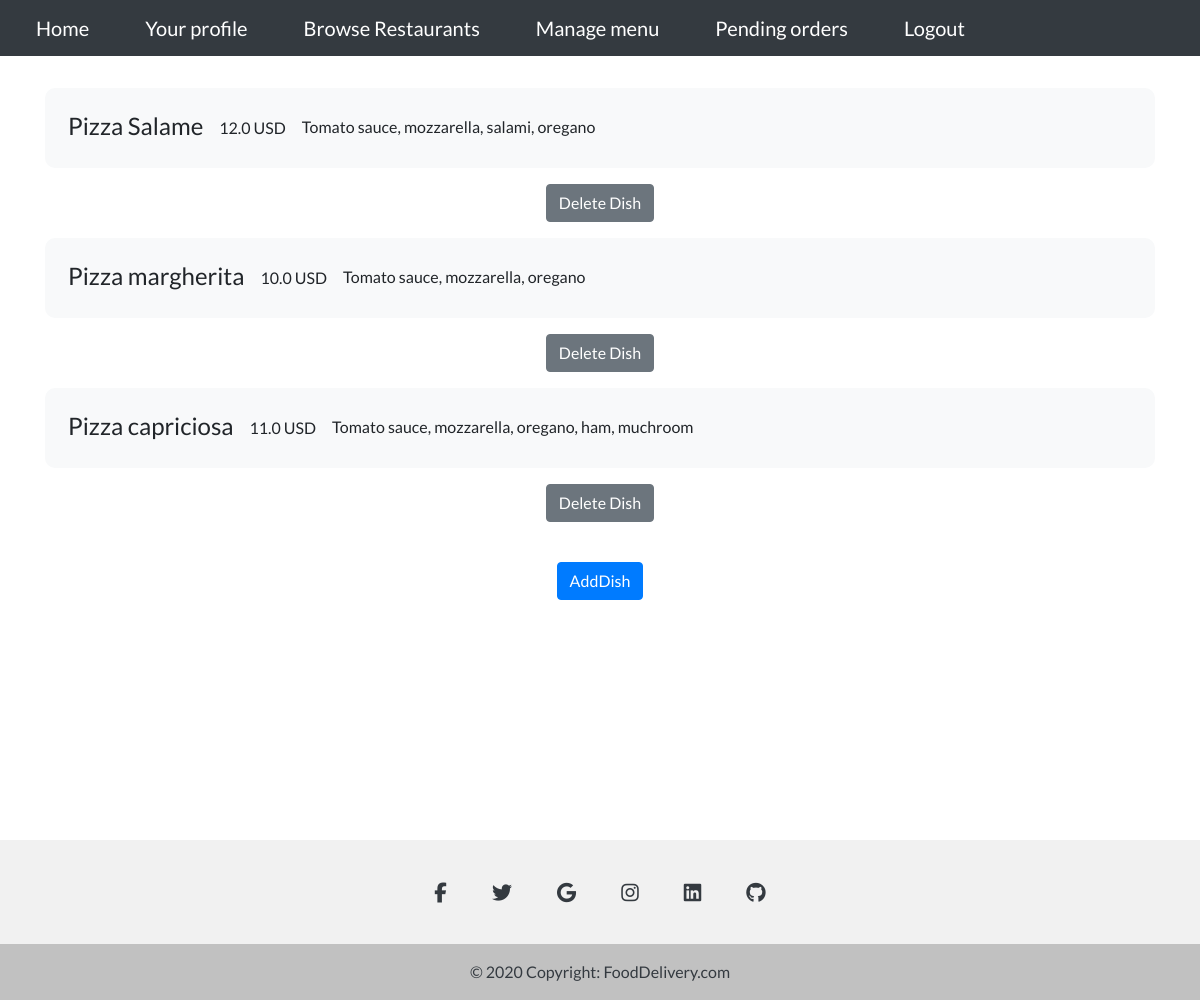
Screenshot of /manageMenu/ (signed in) with the database file from the repository.
### OrderManagement/models.py (models this page shows)
class MenuDetails(models.Model):
    menu = models.ForeignKey(Menu, on_delete = models.CASCADE)
    dish = models.ForeignKey(Dish, on_delete = models.CASCADE)

class Dish(models.Model):
    name = models.CharField(max_length=50)
    price = models.FloatField()
    image = models.ImageField(upload_to = 'uploads')
    description = models.CharField(max_length = 500)

### OrderManagement/views.py (the view)
# urls.py: path('manageMenu/',OrderManagement_views.manage_menu,name = 'manageMenu'),
def manage_menu(request):
    restaurant = Restaurants.objects.filter(user = request.user)[0]
    menu = Menu.objects.filter(restaurant = restaurant)[0]
    details = MenuDetails.objects.filter(menu = menu)
    args = {'details':details}
    return render(request,'OrderManagement/menuManagement.html',args)

### OrderManagement/templates/OrderManagement/menuManagement.html (shortened to what this page needs)
{% extends "Home/base.html" %}
{% block content %}
<div class="container mx-auto text-center mt-3">
        {% for detail in details %}
        <div class="container mt-3 bg-light d-inline-flex text-center" style="height: 80px; border-radius: 10px;">
            <div class="p-2" style="margin-top: 12px; font-size: 24px;">
                {{ detail.dish.name }}
            </div>
            <div class="p-2" style="margin-top: 20px;">
                {{ detail.dish.price }} USD
            </div>
            <div class="p-2" style="margin-top: 19px;">
                {{ detail.dish.description }}
            </div>
            </div>
        <form class="mt-3" action = "{% url 'deleteDish' %}" method ="POST">
            <input type = "submit" class = "btn btn-secondary mx-atuo" value = "Delete Dish">
        </form>
        {% endfor %}
    <a class="btn btn-primary mt-3"href="{% url 'addDish' %}">AddDish</a>
    <div style="height: 200px;"></div>
</div>
<div style="height: 200px;"></div>
{% endblock content %}

### Home/static/Home/style.css (style rules this page uses)
body { font-family: 'Lato', sans-serif; }

### rows the page displays
MenuDetails: dish.name "Pizza Salame", dish.price "12.0", dish.description "Tomato sauce, mozzarella, salami, oregano"
MenuDetails: dish.name "Pizza margherita", dish.price "10.0", dish.description "Tomato sauce, mozzarella, oregano"
MenuDetails: dish.name "Pizza capriciosa", dish.price "11.0", dish.description "Tomato sauce, mozzarella, oregano, ham, muchroom"
